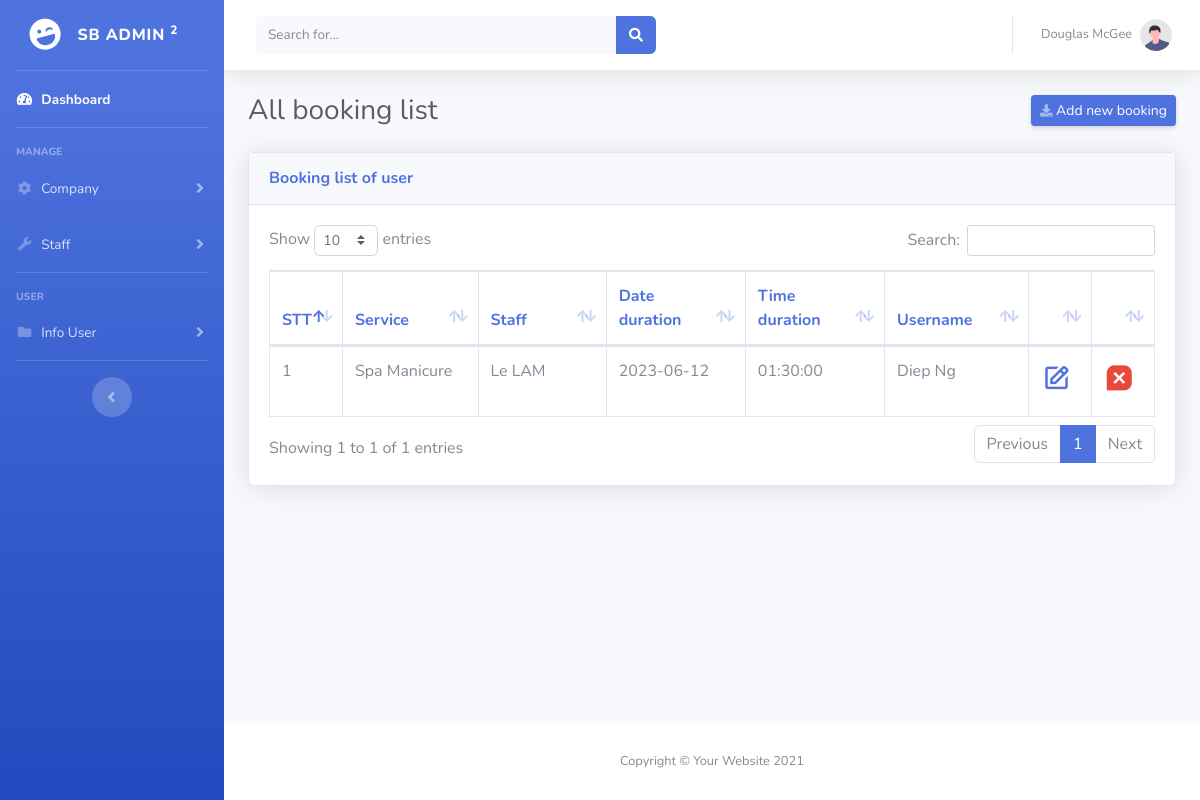
The page /admin_nails/list_booking.php (signed in) on the database its author committed.
### tables this page shows
CREATE TABLE `booking` (
  `id` int(11) NOT NULL,
  `company_id` int(11) NOT NULL,
  `service_id` int(11) NOT NULL,
  `staff_id` int(11) NOT NULL,
  `date_duration` date NOT NULL,
  `time_duration` time NOT NULL,
  `user_id` int(11) NOT NULL,
  `create_at` date NOT NULL DEFAULT current_timestamp()
);

CREATE TABLE `services` (
  `id` int(11) NOT NULL,
  `name_service` text NOT NULL,
  `img_service` text NOT NULL,
  `price` int(11) NOT NULL,
  `time_completion` time NOT NULL,
  `type_id` int(11) NOT NULL,
  `company_id` int(11) NOT NULL,
  `status` tinyint(1) NOT NULL DEFAULT 1
);

CREATE TABLE `staff` (
  `id` int(11) NOT NULL,
  `user_name` text NOT NULL,
  `avatar` text NOT NULL,
  `phone` text NOT NULL,
  `email` text NOT NULL,
  `address` text NOT NULL,
  `birth` date NOT NULL,
  `gender` text NOT NULL,
  `company_id` int(11) NOT NULL,
  `service_id` int(11) NOT NULL,
  `create_at` date NOT NULL DEFAULT current_timestamp()
);

CREATE TABLE `user` (
  `id` int(11) NOT NULL,
  `fullname` text NOT NULL,
  `phone` text NOT NULL,
  `email` text NOT NULL,
  `description` text NOT NULL,
  `ip_user` text NOT NULL
);

### model/database.php (called while the page is built, shortened)
<?php
class Database
{
    public static $connection = NULL;
    public function __construct()
    {
        if(!self::$connection) {
            self::$connection = new mysqli(DB_HOST, DB_USER, DB_PASSWORD, DB_NAME, PORT);
            self::$connection->set_charset('utf8mb4');
        }
        return self::$connection;
    }
    public function select($sql)
    {
        $sql->execute();
        $items = $sql->get_result()->fetch_all(MYSQLI_ASSOC);
        return $items;
    }
}

### model/booking.php (called while the page is built, shortened)
<?php
require_once "database.php";
class Booking extends Database{
    function getAllBooking(){
        $sql = parent::$connection->prepare("SELECT *, booking.id as booking_id FROM booking inner join company on booking.company_id = company.id inner join services on booking.service_id = services.id inner join user on user.id = booking.user_id inner join staff on booking.staff_id = staff.id ORDER BY booking.id DESC");
        return parent::select($sql);
    }
}

### admin_nails/list_booking.php (the view, shortened to what this page needs)
<?php
include_once "./header.php";
require_once "../model/user.php";
require_once "../model/booking.php";
$booking = new Booking();
$getAllBooking = $booking->getAllBooking();
?>
<div class="container-fluid">
    <div class="d-sm-flex align-items-center justify-content-between mb-4">
        <h1 class="h3 mb-0 text-gray-800">All booking list</h1>
        <a id="myBtn" class="d-none d-sm-inline-block btn btn-sm btn-primary shadow-sm"><i class="fas fa-download fa-sm text-white-50"></i> Add new booking</a>
    </div>
    <div class="card shadow mb-4">
        <div class="card-header py-3">
            <h6 class="m-0 font-weight-bold text-primary">Booking list of user</h6>
        </div>
        <div class="card-body">
            <div class="table-responsive">
                <table class="table table-bordered custom-table" id="dataTable" width="100%" cellspacing="0">
                    <thead>
                        <tr>
                            <th>STT</th>
                            <th>Service</th>
                            <th>Staff</th>
                            <th>Date duration</th>
                            <th>Time duration</th>
                            <th>Username</th>
                            <th></th>
                            <th></th>
                        </tr>
                    </thead>
                    <tbody>
                        <?php
                        $count = 1;
                        foreach ($getAllBooking as $item) {
                        ?>
                            <tr>
                                <td><?= $count++ ?></td>
                                <td><?= $item['name_service'] ?></td>
                                <td><?= $item['user_name'] ?></td>
                                <td><?= $item['date_duration'] ?></td>
                                <td><?= $item['time_duration'] ?></td>
                                <td><?= $item['fullname'] ?></td>
                                <td><a href="./edit_booking.php?id=<?=$item['booking_id']?>" class="icon edit"><i class='bx bx-edit'></i></a></td>
                                <td><a onclick="if(CheckForm() == false) return false" href="./action/delete_booking.php?id=<?=$item['booking_id']?>" class="icon delete"><i class='bx bxs-message-square-x'></i></a></td>
                            </tr>
                        <?php } ?>
                    </tbody>
                </table>
            </div>
        </div>
    </div>
</div>
<?php include_once "./footer.php"; ?>

### admin_nails/css/style.css (style rules this page uses)
table a.icon { font-size: 30px; }
.icon.edit { color: var(--primary); }
.icon.delete { color: var(--danger); }
table thead tr th { color: var(--primary); }
.custom-table thead tr th { color: var(--primary); width: 120px; }
.custom-table thead tr th:first-child, .custom-table thead tr th:nth-last-child(2), .custom-table thead tr th:last-child { width: 20px !important; max-width: 50px!important; }

### rows shown on the page
booking: service.name_service "Spa Manicure", staff.user_name "Le LAM", date_duration "2023-06-12", time_duration "01:30:00", user.fullname "Diep Ng"
